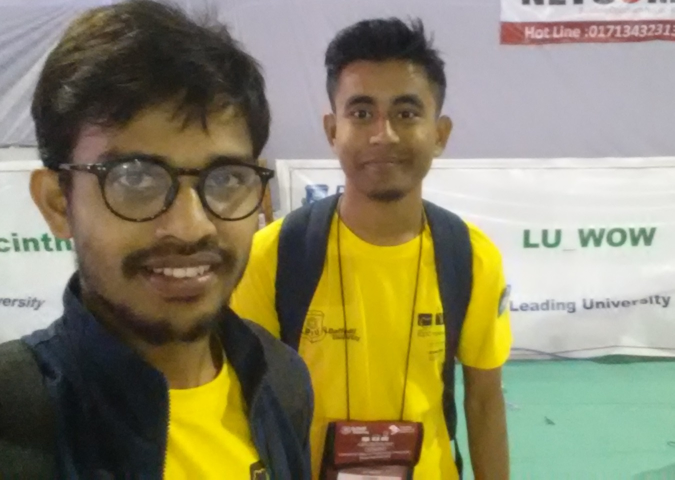
%> input picture EmdadRiz1.jpg, 1349 x 959 px (shown at 1/2 size)
$ octave face_detection.m   (GNU Octave 9; MATLAB toolbox functions it lacks are replaced by stand-ins)
%> lines starting %> are read from the running program, lines starting %| are printed output that depends on the picture; in (x1, y1, x2, y2) boxes, pixels count from 0 and x2, y2 are one past the last pixel; in counts of white or black regions, pixels touching at a corner belong together; the program's own positions count from 1
image = imread('EmdadRiz1.jpg');
%> image is the input picture: size 959x1349x3 uint8; mean R, G, B 140.4, 134.3, 103.4
[wight, height] = size(image);
%> wight = 959; height = 4047
if (wight > 320)
    image = imresize(image, [320, NaN]);
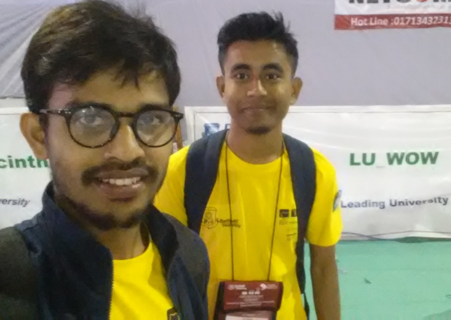
%> image: size 320x451x3 uint8; mean R, G, B 140.4, 134.3, 103.4
end

faceDetector = vision.CascadeObjectDetector();
faceLocation = step(faceDetector, image);
%> faceLocation = [38 56 171 171; 216 43 85 85]
detectedImage = insertShape(image, 'Rectangle', faceLocation);
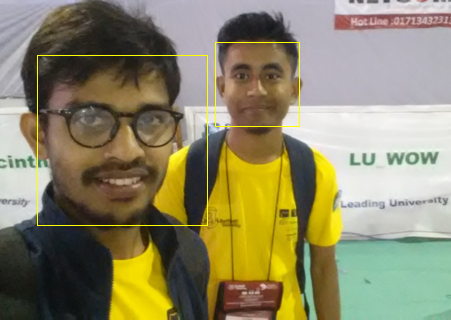
%> detectedImage: size 320x451x3 uint8; 0.7% of pixels changed, all inside (x1, y1, x2, y2) = (37, 42, 300, 226)

figure;
imshow(detectedImage);
title('Detected Image');
